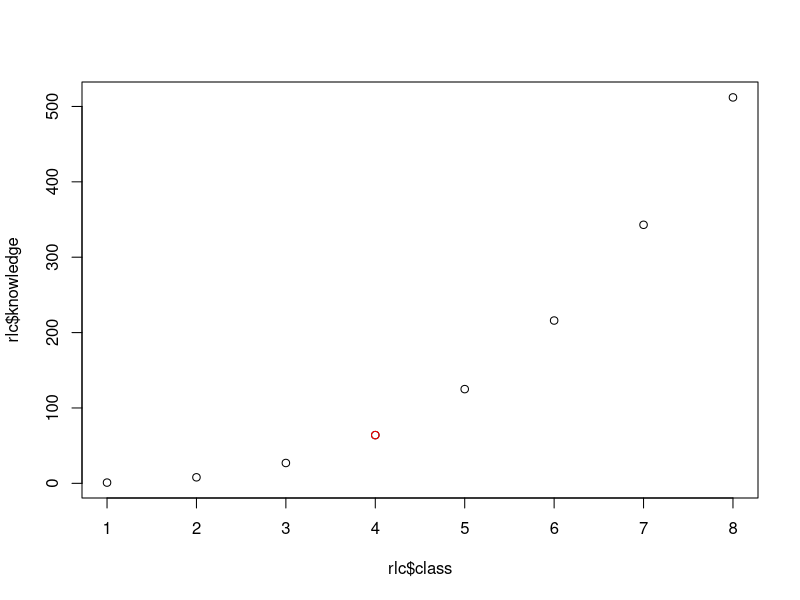

Recreate this plot in R.
## ---- chunk 1
library(dplyr)
rlc <- tibble(class = 1:8,
             knowledge = (1:8)^3)
class <- 4
plot(rlc$class, rlc$knowledge)
points(rlc$class[class], rlc$knowledge[class], col = "red")
## ---- chunk 2
library(dplyr)
library(ggplot2)
library(stringr)
